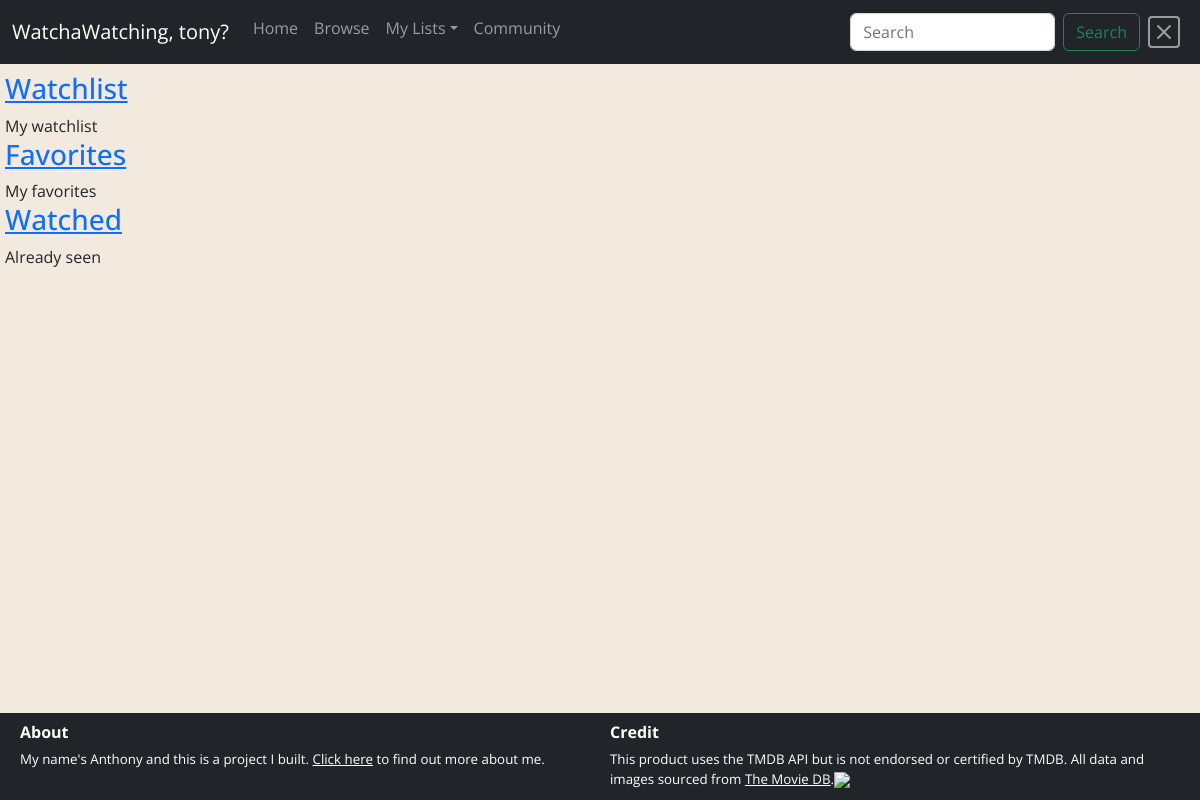
Page /watching/mylists (signed in) on the earlier database version.
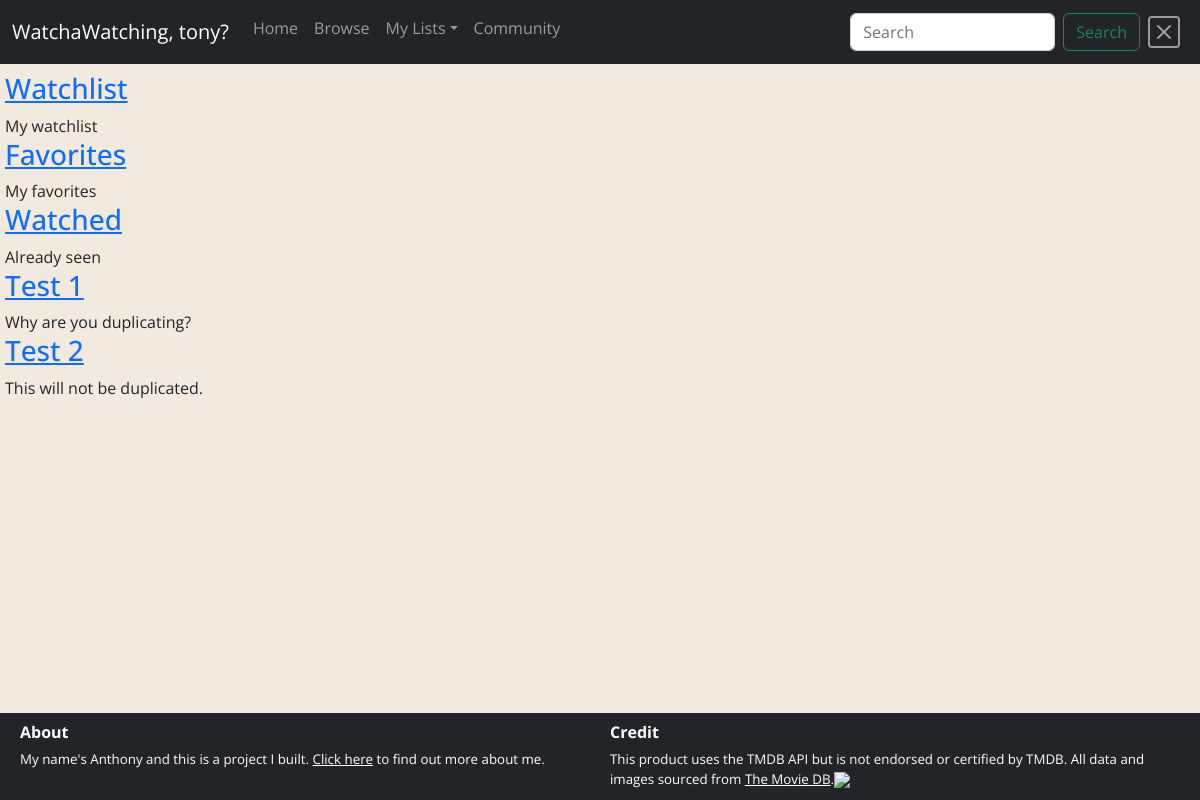
Same page on the later database version.
### watching/models.py (models this page shows)
class List(models.Model):
    name = models.CharField(max_length=200)
    description = models.TextField(blank=True)
    owner = models.ForeignKey(User, on_delete=models.CASCADE, related_name='mylists')

### watching/views.py (the view)
# urls.py: path('mylists', views.mylists, name='mylists'),
def mylists(request):
    user = User.objects.get(pk=request.user.id)
    lists = user.mylists.all()
    return render(request, 'watching/mylists.html', {'lists': lists})

### watching/templates/watching/mylists.html
{% extends "layout.html" %}
{% load static %}
{% block body %}
  {% for list in lists %}
    <div>
      <h3><a href="{% url 'viewlist' user.id list.name %}">{{ list.name }}</a></h3>
      {{ list.description }}
    </div>
  {% empty %}
    <p>You haven't created any lists yet!</p>
    <a href="{% url 'createlist' %}">Create your first list.</a>
  {% endfor %}
{% endblock %}

Differences in the rows shown:
added List: name "Test 1", description "Why are you duplicating?"
added List: name "Test 2", description "This will not be duplicated."
